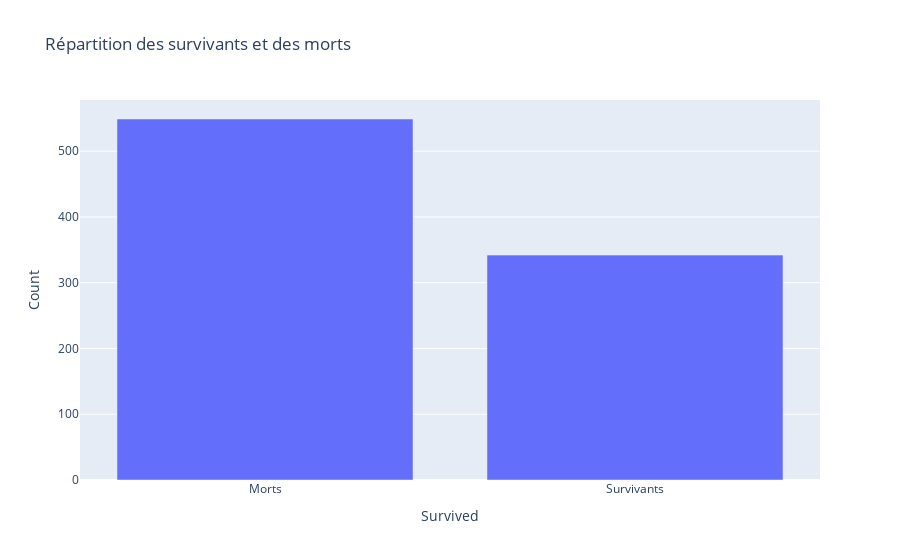

Notebook source saved alongside this figure:
### Markdown cell above
#   Répartition des survivants et des morts

### Code cell
import pandas as pd
import plotly.express as px



#Compter le nombre de survivants et de morts
Survi = df['Survived'].value_counts().reset_index()
Survi.columns = ['Survived', 'Count']

Survi['Survived'] = Survi['Survived'].map({0: 'Morts', 1: 'Survivants'})

#Créer le graphique en barres
fig = px.bar(Survi, x='Survived', y='Count', title='Répartition des survivants et des morts')
fig.show()

### Figure 1 — Plotly figure (JSON) as saved in the notebook; plotly's stock layout.template omitted (floating-point values rounded to 4 significant figures)
{"data": [{"hovertemplate": "Survived=%{x}<br>Count=%{y}<extra></extra>", "legendgroup": "", "marker": {"color": "#636efa", "pattern": {"shape": ""}}, "name": "", "orientation": "v", "showlegend": false, "textposition": "auto", "type": "bar", "x": ["Morts", "Survivants"], "xaxis": "x", "y": [549, 342], "yaxis": "y"}], "layout": {"barmode": "relative", "legend": {"tracegroupgap": 0}, "title": {"text": "Répartition des survivants et des morts"}, "xaxis": {"anchor": "y", "domain": [0, 1], "title": {"text": "Survived"}}, "yaxis": {"anchor": "x", "domain": [0, 1], "title": {"text": "Count"}}}}
